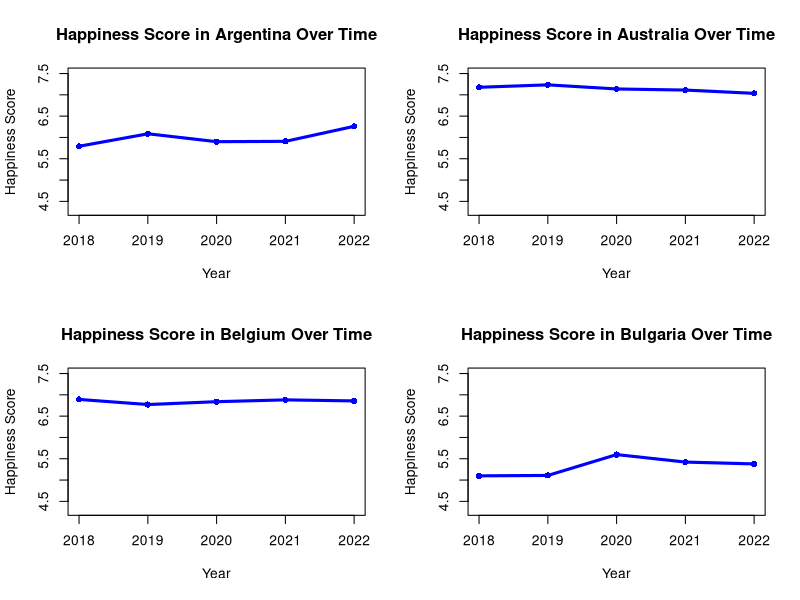
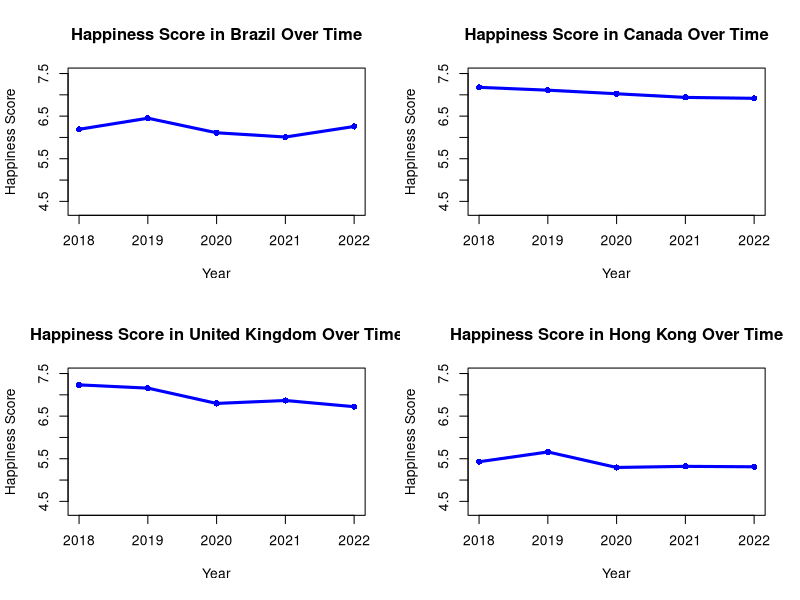
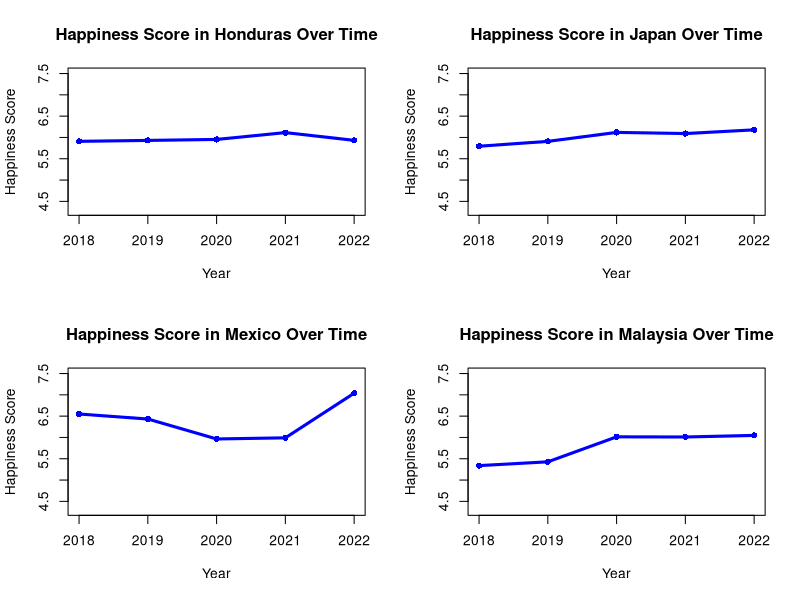
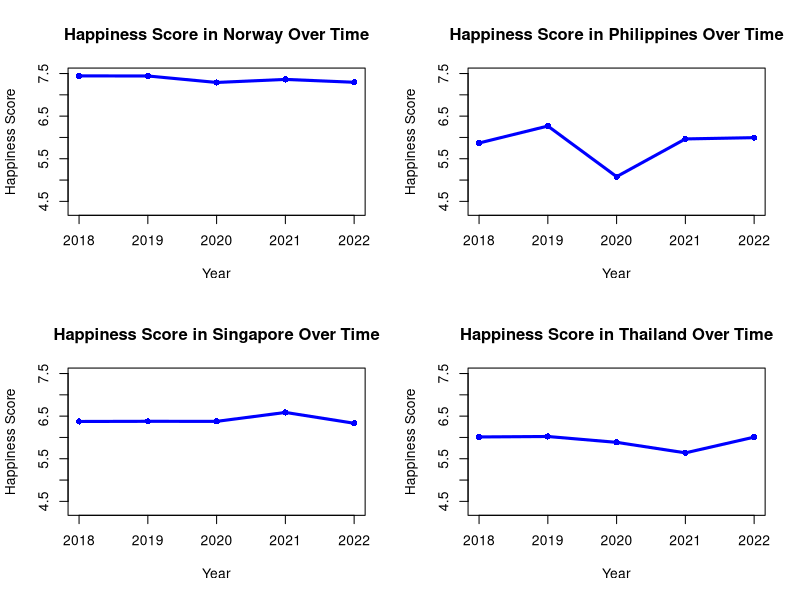
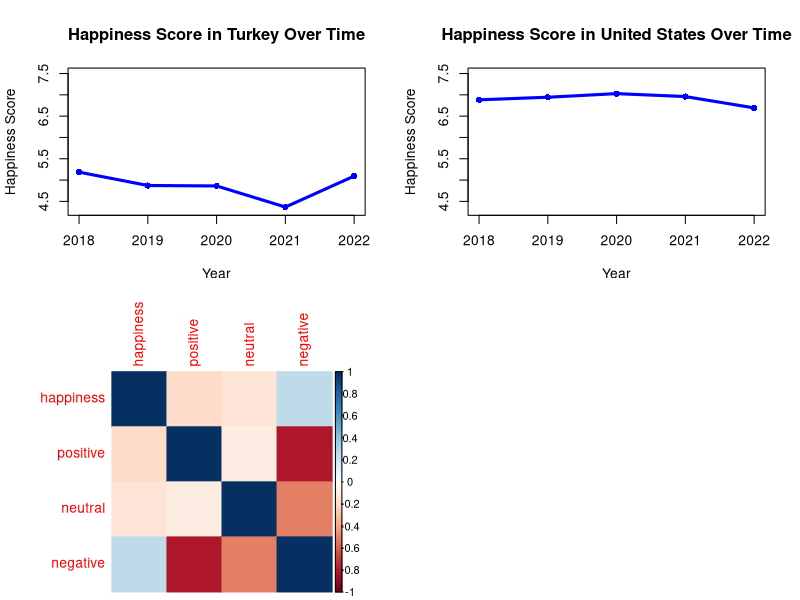
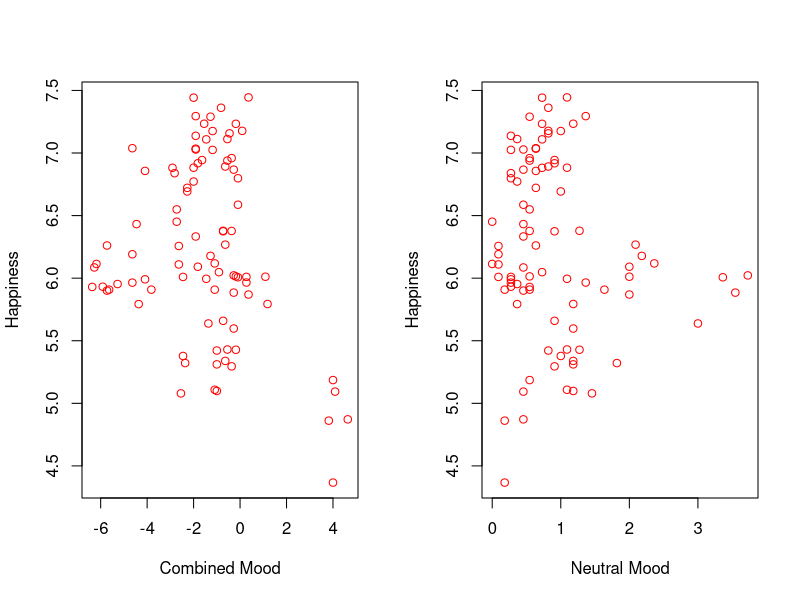
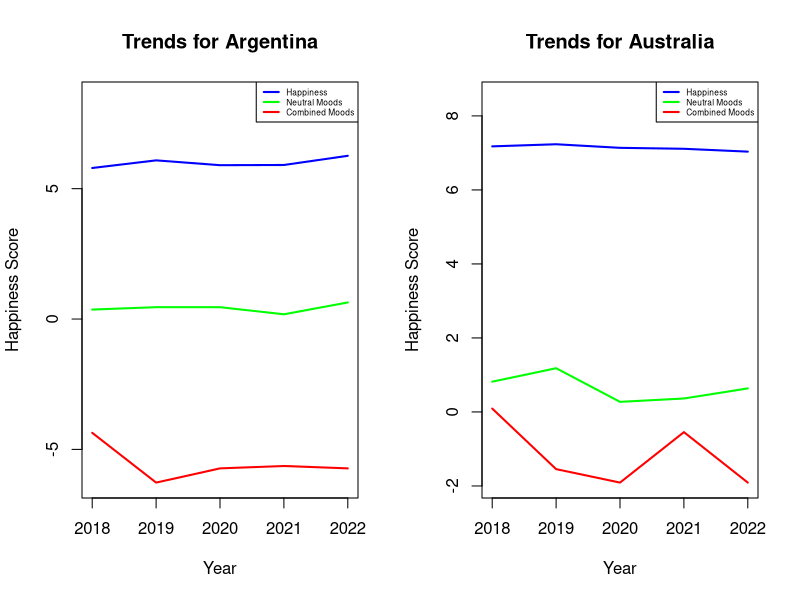
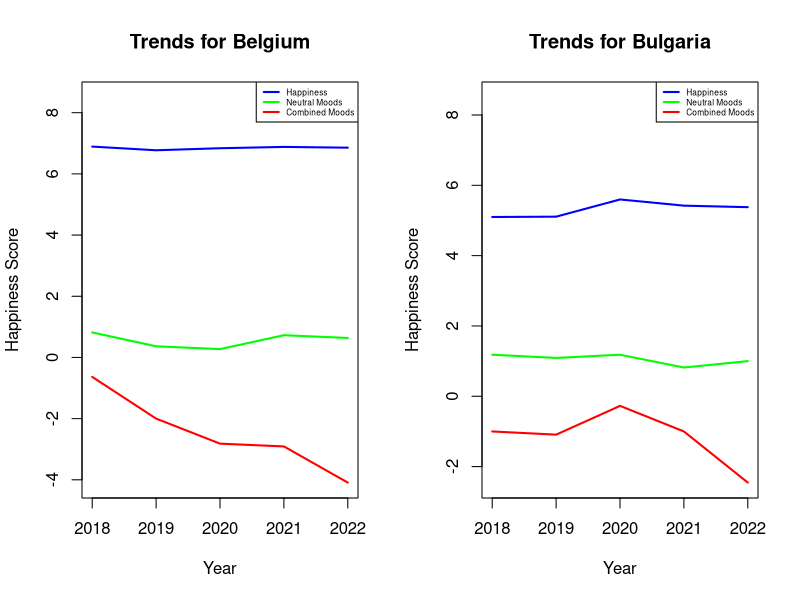

The R script that drew these images, in order:
## ---- chunk 1
df <- read.csv("happiness_w_mood_R/happiness_w_mood_R.csv")
df$developed_country = as.logical(df$developed_country)
df[is.na(df)] <- 0
## ---- chunk 2
summary(df)

par(mfrow = c(2, 2))
plot_happiness <- function(data, country_name) {
  country_data <- data[data$country == country_name, ]
  # output as individual plots
  #png(paste("plots/Happiness_in_", country_name, "_Over_Time.png", sep = ""),
  #    width = 600, height = 400)
  plot(
    country_data$year, 
    country_data$happiness, 
    type = "l", 
    main = paste("Happiness Score in", country_name, "Over Time"), 
    xlab = "Year", 
    ylab = "Happiness Score",
    col = "blue",
    lwd = 3,
    ylim = c(4.3, 7.5)
  )
  
  points(country_data$year, country_data$happiness, col = "blue", pch = 16)
  #dev.off()
}

for (c in unique(df$country)){
  plot_happiness(df, c)
}


# Rescale
# multiply by 10 to match the scale of the happiness score
df$positive <- df$positive / 110 * 10
df$neutral <- df$neutral / 110 * 10
df$negative <- df$negative / 110 * 10
## ---- chunk 3
# Correlation matrix
cor_data <- df[, c("happiness", "positive", "neutral", "negative")]
cor_matrix <- cor(cor_data)
print(cor_matrix)

library(ggplot2)
library(corrplot)
#png("plots/complete_corr_heat.png", width = 600, height = 400)
corrplot(cor_matrix, method = "color")
#dev.off()
## ---- chunk 4
# higher value of comb means more positive songs were listened
df$comb <- df$positive - df$negative


# re-examine correlation 
cor_data <- df[, c("happiness", "neutral", "comb")]
cor_matrix <- cor(cor_data)
print(cor_matrix)
## ---- chunk 5
par(mfrow = c(1, 2))

plot(df$comb, df$happiness, 
     xlab = "Combined Mood",
     ylab = "Happiness",
     col = "red")

plot(df$neutral, df$happiness, 
     xlab = "Neutral Mood",
     ylab = "Happiness",
     col = "red")
## ---- chunk 6
par(mfrow = c(1,2))

plot_country_trends <- function(data) {
  countries <- unique(data$country)

  for (country in countries) {
    country_data <- data[data$country == country, ]
    
    plot(
      country_data$year, 
      country_data$happiness, 
      type = "l", 
      main = paste("Trends for", country),
      xlab = "Year", 
      ylab = "Happiness Score", 
      col = "blue", 
      ylim = c(min(c(country_data$comb, country_data$neutral))
               , 8.5),
      lwd = 2
    )
    
    lines(country_data$year, country_data$neutral, col = "green", lwd = 2)
    lines(country_data$year, country_data$comb, col = "red", lwd = 2)
    
    legend(
      "topright", 
      legend = c("Happiness", "Neutral Moods", "Combined Moods"), 
      col = c("blue", "green", "red"), 
      lty = 1, 
      lwd = 2,
      cex = 0.5
    )
  }
}

plot_country_trends(df)
## ---- chunk 7
m0 <- lm(happiness ~  comb + neutral, data = df)
summary(m0)
## ---- chunk 8
boxplot(happiness~developed_country, main = "All Countries", col = c("pink", "lightblue"),
        data = df, xlab = "developed or not")
## ---- chunk 9
fit0 <- lm(happiness ~ developed_country, data = df)
summary(fit0)
## ---- chunk 10
m1 <- lm(happiness ~ comb*developed_country +
           neutral*developed_country,
         data = df)
summary(m1)
## ---- chunk 11
anova(m0, m1)
## ---- chunk 12
# higher value of in_one means people tend to listen to more positive songs
# lower value of in_one means people tend to listen to more negative songs
# 0.5 is a random weight
df$in_one <- df$positive - df$negative + 0.5 * df$neutral

# the final model
m3 <- lm(happiness ~ in_one*developed_country, data = df)
summary(m3)
plot(happiness ~ in_one, main = "Happiness Score vs Song Sentiment",
     xlab = "song sentiment", ylab = "happiness score",
     data = df[df$developed_country == TRUE,], col = "firebrick",
     ylim = c(4, 8), xlim = c(min(df$in_one), max(df$in_one)))
points(happiness ~ in_one, data = df[df$developed_country == FALSE,],
       col = "steelblue")
legend("topright", c("developed countries", "developing countries"), cex = 0.7,
       col = c("firebrick", "steelblue"), pch = 1)
coefs_hat <- coefficients(m3)
abline(coefs_hat[1], coefs_hat[2], lty = 1, lwd = 2)
abline(coefs_hat[1]+coefs_hat[3], coefs_hat[2]+coefs_hat[4], lty = 2, lwd = 2)
## ---- chunk 13
# General correlation 
cor_data <- df[, c("happiness", "in_one")]
cor_matrix <- cor(cor_data)
print(cor_matrix)
#png("plots/all_corr_heat.png", width = 600, height = 400)
corrplot(cor_matrix, method = "color")
#dev.off()
## ---- chunk 14
# for developed countries
developed_df <- df[df$developed_country == TRUE, ]
cor_data <- developed_df[, c("happiness", "in_one")]
cor_matrix <- cor(cor_data)
print(cor_matrix)
#png("plots/developed_corr_heat.png", width = 600, height = 400)
corrplot(cor_matrix, method = "color")
#dev.off()
## ---- chunk 15
# for developing countries
developing_df <- df[df$developed_country == FALSE, ]
cor_data <- developing_df[, c("happiness", "in_one")]
cor_matrix <- cor(cor_data)
print(cor_matrix)
#png("plots/developing_corr_heat.png", width = 600, height = 400)
corrplot(cor_matrix, method = "color")
#dev.off()
## ---- chunk 16
# plotting for BI

par(mfrow = c(2,2))
plot_country_trends <- function(data) {
  countries <- unique(data$country)

  for (country in countries) {
    country_data <- data[data$country == country, ]
    # output the happiness and mood over time plots as individual files
    #png(paste("plots/Trends_for_", country, ".png", sep = ""),
    #    width = 800, height = 600)
    plot(
      country_data$year, 
      country_data$happiness, 
      type = "l", 
      main = paste("Trends for", country),
      xlab = "Year", 
      ylab = "Happiness Score", 
      col = "blue", 
      ylim = c(min(c(country_data$comb, country_data$neutral))
               , 8.5),
      lwd = 3
    )
    lines(country_data$year, country_data$in_one, col = "red", lwd = 2)
    legend(
      "topright", 
      legend = c("Happiness", "Combined Moods (all 3)"), 
      col = c("blue", "red"), 
      lty = 1, 
      lwd = 2,
      cex = 0.5
    )
    #dev.off()
  }
}

plot_country_trends(df)
## ---- chunk 17
write.csv(df, "df_used_in_R.csv", row.names = FALSE)
